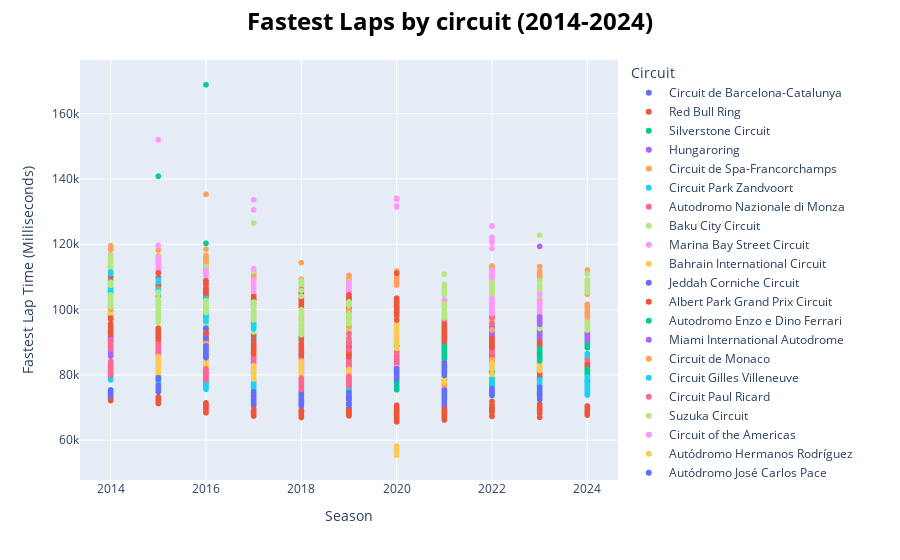

Here is the notebook cell this chart was saved with:
### Markdown cell above
The above graph is good to give an idea of how fast the cars run. We can see that the cars are running slightly faster and that the Red Bull Ring (Austria) is the one with the shortest lap of the calendar. 

In the graph below we can see the fastest lap by driver and filter by circuit using the legend.

IMPORTANT: This is a Plotly graph, it can be seen when downloading the notebook, not in GitHub.

### Code cell
# Filter data
From_Season = 2014
DF = ResultsDF[(ResultsDF["season"] >= From_Season)]

fig = px.scatter(DF, x='season', y='fastestlap.time.in_milliseconds',color='circuit.circuitname',hover_data=['constructor.name','driverid'])

# Update layout
fig.update_layout(xaxis_title="Season",
                  yaxis_title="Fastest Lap Time (Milliseconds)",
                  title_text=f"Fastest Laps by circuit (2014-2024)",
                  title_font=dict(size=24, color='black', weight='bold'), 
                  title_x=0.5,
                  legend_title="Circuit")

# Show the interactive plot
fig.show()

### Figure 1 — Plotly figure (JSON) as saved in the notebook; plotly's stock layout.template omitted (floating-point values rounded to 4 significant figures; data arrays with more than 128 entries replaced by an {"elided": "..."} marker saying what was removed)
{"data": [{"customdata": {"elided": "224x2 str values"}, "hovertemplate": "circuit.circuitname=Circuit de Barcelona-Catalunya<br>season=%{x}<br>fastestlap.time.in_milliseconds=%{y}<br>constructor.name=%{customdata[0]}<br>driverid=%{customdata[1]}<extra></extra>", "legendgroup": "Circuit de Barcelona-Catalunya", "marker": {"color": "#636efa", "symbol": "circle"}, "mode": "markers", "name": "Circuit de Barcelona-Catalunya", "showlegend": true, "type": "scattergl", "x": {"elided": "224 int values"}, "xaxis": "x", "y": {"elided": "224 int values"}, "yaxis": "y"}, {"customdata": {"elided": "264x2 str values"}, "hovertemplate": "circuit.circuitname=Red Bull Ring<br>season=%{x}<br>fastestlap.time.in_milliseconds=%{y}<br>constructor.name=%{customdata[0]}<br>driverid=%{customdata[1]}<extra></extra>", "legendgroup": "Red Bull Ring", "marker": {"color": "#EF553B", "symbol": "circle"}, "mode": "markers", "name": "Red Bull Ring", "showlegend": true, "type": "scattergl", "x": {"elided": "264 int values"}, "xaxis": "x", "y": {"elided": "264 int values"}, "yaxis": "y"}, {"customdata": {"elided": "244x2 str values"}, "hovertemplate": "circuit.circuitname=Silverstone Circuit<br>season=%{x}<br>fastestlap.time.in_milliseconds=%{y}<br>constructor.name=%{customdata[0]}<br>driverid=%{customdata[1]}<extra></extra>", "legendgroup": "Silverstone Circuit", "marker": {"color": "#00cc96", "symbol": "circle"}, "mode": "markers", "name": "Silverstone Circuit", "showlegend": true, "type": "scattergl", "x": {"elided": "244 int values"}, "xaxis": "x", "y": {"elided": "244 int values"}, "yaxis": "y"}, {"customdata": {"elided": "224x2 str values"}, "hovertemplate": "circuit.circuitname=Hungaroring<br>season=%{x}<br>fastestlap.time.in_milliseconds=%{y}<br>constructor.name=%{customdata[0]}<br>driverid=%{customdata[1]}<extra></extra>", "legendgroup": "Hungaroring", "marker": {"color": "#ab63fa", "symbol": "circle"}, "mode": "markers", "name": "Hungaroring", "showlegend": true, "type": "scattergl", "x": {"elided": "224 int values"}, "xaxis": "x", "y": {"elided": "224 int values"}, "yaxis": "y"}, {"customdata": {"elided": "224x2 str values"}, "hovertemplate": "circuit.circuitname=Circuit de Spa-Francorchamps<br>season=%{x}<br>fastestlap.time.in_milliseconds=%{y}<br>constructor.name=%{customdata[0]}<br>driverid=%{customdata[1]}<extra></extra>", "legendgroup": "Circuit de Spa-Francorchamps", "marker": {"color": "#FFA15A", "symbol": "circle"}, "mode": "markers", "name": "Circuit de Spa-Francorchamps", "showlegend": true, "type": "scattergl", "x": {"elided": "224 int values"}, "xaxis": "x", "y": {"elided": "224 int values"}, "yaxis": "y"}, {"customdata": {"elided": "80x2 str values"}, "hovertemplate": "circuit.circuitname=Circuit Park Zandvoort<br>season=%{x}<br>fastestlap.time.in_milliseconds=%{y}<br>constructor.name=%{customdata[0]}<br>driverid=%{customdata[1]}<extra></extra>", "legendgroup": "Circuit Park Zandvoort", "marker": {"color": "#19d3f3", "symbol": "circle"}, "mode": "markers", "name": "Circuit Park Zandvoort", "showlegend": true, "type": "scattergl", "x": [2024, 2024, 2024, 2024, 2024, 2024, 2024, 2024, 2024, 2024, 2024, 2024, 2024, 2024, 2024, 2024, 2024, 2024, 2024, 2024, 2022, 2022, 2022, 2022, 2022, 2022, 2022, 2022, 2022, 2022, 2022, 2022, 2022, 2022, 2022, 2022, 2022, 2022, 2022, 2022, 2023, 2023, 2023, 2023, 2023, 2023, 2023, 2023, 2023, 2023, 2023, 2023, 2023, 2023, 2023, 2023, 2023, 2023, 2023, 2023, 2021, 2021, 2021, 2021, 2021, 2021, 2021, 2021, 2021, 2021, 2021, 2021, 2021, 2021, 2021, 2021, 2021, 2021, 2021, 2021], "xaxis": "x", "y": [73817, 74752, 74585, 74237, 74117, 74587, 73927, 73878, 74855, 74758, 75657, 75222, 75255, 74434, 75390, 75539, 75552, 74954, 75822, 75724, 73652, 73671, 74413, 73854, 74404, 74144, 74706, 74643, 75084, 75043, 75165, 75534, 75233, 74862, 75369, 75940, 75577, 76066, 76844, 77138, 73889, 73837, 74441, 74231, 74934, 73904, 74390, 74468, 74299, 74570, 75171, 74472, 74820, 74698, 76253, 75489, 75124, 75417, 77277, 77399, 73275, 71097, 72549, 74818, 74780, 74323, 75260, 73461, 74675, 74236, 74920, 75611, 73958, 75125, 75442, 75790, 75628, 75927, 75783, 76066], "yaxis": "y"}, {"customdata": {"elided": "225x2 str values"}, "hovertemplate": "circuit.circuitname=Autodromo Nazionale di Monza<br>season=%{x}<br>fastestlap.time.in_milliseconds=%{y}<br>constructor.name=%{customdata[0]}<br>driverid=%{customdata[1]}<extra></extra>", "legendgroup": "Autodromo Nazionale di Monza", "marker": {"color": "#FF6692", "symbol": "circle"}, "mode": "markers", "name": "Autodromo Nazionale di Monza", "showlegend": true, "type": "scattergl", "x": {"elided": "225 int values"}, "xaxis": "x", "y": {"elided": "225 int values"}, "yaxis": "y"}, {"customdata": {"elided": "163x2 str values"}, "hovertemplate": "circuit.circuitname=Baku City Circuit<br>season=%{x}<br>fastestlap.time.in_milliseconds=%{y}<br>constructor.name=%{customdata[0]}<br>driverid=%{customdata[1]}<extra></extra>", "legendgroup": "Baku City Circuit", "marker": {"color": "#B6E880", "symbol": "circle"}, "mode": "markers", "name": "Baku City Circuit", "showlegend": true, "type": "scattergl", "x": {"elided": "163 int values"}, "xaxis": "x", "y": {"elided": "163 int values"}, "yaxis": "y"}, {"customdata": {"elided": "184x2 str values"}, "hovertemplate": "circuit.circuitname=Marina Bay Street Circuit<br>season=%{x}<br>fastestlap.time.in_milliseconds=%{y}<br>constructor.name=%{customdata[0]}<br>driverid=%{customdata[1]}<extra></extra>", "legendgroup": "Marina Bay Street Circuit", "marker": {"color": "#FF97FF", "symbol": "circle"}, "mode": "markers", "name": "Marina Bay Street Circuit", "showlegend": true, "type": "scattergl", "x": {"elided": "184 int values"}, "xaxis": "x", "y": {"elided": "184 int values"}, "yaxis": "y"}, {"customdata": {"elided": "249x2 str values"}, "hovertemplate": "circuit.circuitname=Bahrain International Circuit<br>season=%{x}<br>fastestlap.time.in_milliseconds=%{y}<br>constructor.name=%{customdata[0]}<br>driverid=%{customdata[1]}<extra></extra>", "legendgroup": "Bahrain International Circuit", "marker": {"color": "#FECB52", "symbol": "circle"}, "mode": "markers", "name": "Bahrain International Circuit", "showlegend": true, "type": "scattergl", "x": {"elided": "249 int values"}, "xaxis": "x", "y": {"elided": "249 int values"}, "yaxis": "y"}, {"customdata": {"elided": "86x2 str values"}, "hovertemplate": "circuit.circuitname=Jeddah Corniche Circuit<br>season=%{x}<br>fastestlap.time.in_milliseconds=%{y}<br>constructor.name=%{customdata[0]}<br>driverid=%{customdata[1]}<extra></extra>", "legendgroup": "Jeddah Corniche Circuit", "marker": {"color": "#636efa", "symbol": "circle"}, "mode": "markers", "name": "Jeddah Corniche Circuit", "showlegend": true, "type": "scattergl", "x": [2022, 2022, 2022, 2022, 2022, 2022, 2022, 2022, 2022, 2022, 2022, 2022, 2022, 2022, 2022, 2022, 2022, 2022, 2022, 2022, 2023, 2023, 2023, 2023, 2023, 2023, 2023, 2023, 2023, 2023, 2023, 2023, 2023, 2023, 2023, 2023, 2023, 2023, 2023, 2023, 2024, 2024, 2024, 2024, 2024, 2024, 2024, 2024, 2024, 2024, 2024, 2024, 2024, 2024, 2024, 2024, 2024, 2024, 2024, 2024, 2021, 2021, 2021, 2021, 2021, 2021, 2021, 2021, 2021, 2021, 2021, 2021, 2021, 2021, 2021, 2021, 2021, 2021, 2021, 2021, 2022, 2022, 2022, 2022, 2022, 2022], "xaxis": "x", "y": [91772, 91634, 91905, 92042, 92821, 93103, 92753, 93468, 92779, 92997, 93924, 93651, 94446, 94368, 93979, 93831, 94487, 97530, null, null, 92188, 91906, 92240, 92433, 92941, 92822, 93056, 93222, 93392, 93374, 93931, 93780, 93894, 93609, 94287, 94469, 94122, 94384, 95567, 95140, 91773, 92273, 91632, 92310, 92387, 92254, 92186, 91944, 91746, 92366, 92307, 92338, 93481, 93523, 93026, 93323, 92706, 92208, 95560, null, 90734, 91488, 91408, 91797, 92716, 92297, 91601, 91851, 92865, 91914, 92804, 92751, 91633, 92506, 92778, 94030, 94138, 97043, 96130, 96043, 92821, 93924, 94368, 93979, 93831, 94487], "yaxis": "y"}, {"customdata": {"elided": "184x2 str values"}, "hovertemplate": "circuit.circuitname=Albert Park Grand Prix Circuit<br>season=%{x}<br>fastestlap.time.in_milliseconds=%{y}<br>constructor.name=%{customdata[0]}<br>driverid=%{customdata[1]}<extra></extra>", "legendgroup": "Albert Park Grand Prix Circuit", "marker": {"color": "#EF553B", "symbol": "circle"}, "mode": "markers", "name": "Albert Park Grand Prix Circuit", "showlegend": true, "type": "scattergl", "x": {"elided": "184 int values"}, "xaxis": "x", "y": {"elided": "184 int values"}, "yaxis": "y"}, {"customdata": {"elided": "80x2 str values"}, "hovertemplate": "circuit.circuitname=Autodromo Enzo e Dino Ferrari<br>season=%{x}<br>fastestlap.time.in_milliseconds=%{y}<br>constructor.name=%{customdata[0]}<br>driverid=%{customdata[1]}<extra></extra>", "legendgroup": "Autodromo Enzo e Dino Ferrari", "marker": {"color": "#00cc96", "symbol": "circle"}, "mode": "markers", "name": "Autodromo Enzo e Dino Ferrari", "showlegend": true, "type": "scattergl", "x": [2022, 2022, 2022, 2022, 2022, 2022, 2022, 2022, 2022, 2022, 2022, 2022, 2022, 2022, 2022, 2022, 2022, 2022, 2022, 2022, 2024, 2024, 2024, 2024, 2024, 2024, 2024, 2024, 2024, 2024, 2024, 2024, 2024, 2024, 2024, 2024, 2024, 2024, 2024, 2024, 2020, 2020, 2020, 2020, 2020, 2020, 2020, 2020, 2020, 2020, 2020, 2020, 2020, 2020, 2020, 2020, 2020, 2020, 2020, 2020, 2021, 2021, 2021, 2021, 2021, 2021, 2021, 2021, 2021, 2021, 2021, 2021, 2021, 2021, 2021, 2021, 2021, 2021, 2021, 2021], "xaxis": "x", "y": [78446, 78949, 80903, 80962, 80758, 78574, 80544, 81211, 81238, 81750, 81757, 81713, 81419, 81887, 81286, 81338, 78999, 81577, 99685, null, 80366, 79994, 79935, 79907, 80220, 80331, 78589, 79686, 80570, 80936, 81700, 81009, 81569, 81304, 81016, 81371, 81229, 81455, 79004, 81274, 75484, 75902, 77552, 77666, 78173, 78084, 78118, 78069, 78088, 78794, 78719, 77767, 78360, 78822, 76177, 78811, 77637, 79273, 79606, 80403, 77524, 76702, 78259, 78379, 78490, 79341, 78994, 78782, 79422, 79417, 79396, 78334, 78353, 79470, 79074, 79193, 80402, 88485, 86543, null], "yaxis": "y"}, {"customdata": [["Red Bull", "max_verstappen"], ["Ferrari", "leclerc"], ["Ferrari", "sainz"], ["Red Bull", "perez"], ["Mercedes", "russell"], ["Mercedes", "hamilton"], ["Alfa Romeo", "bottas"], ["Alpine F1 Team", "ocon"], ["Williams", "albon"], ["Aston Martin", "stroll"], ["Alpine F1 Team", "alonso"], ["AlphaTauri", "tsunoda"], ["McLaren", "ricciardo"], ["Williams", "latifi"], ["Haas F1 Team", "mick_schumacher"], ["Haas F1 Team", "kevin_magnussen"], ["Aston Martin", "vettel"], ["AlphaTauri", "gasly"], ["McLaren", "norris"], ["Alfa Romeo", "zhou"], ["Red Bull", "max_verstappen"], ["Red Bull", "perez"], ["Aston Martin", "alonso"], ["Mercedes", "russell"], ["Ferrari", "sainz"], ["Mercedes", "hamilton"], ["Ferrari", "leclerc"], ["Alpine F1 Team", "gasly"], ["Alpine F1 Team", "ocon"], ["Haas F1 Team", "kevin_magnussen"], ["AlphaTauri", "tsunoda"], ["Aston Martin", "stroll"], ["Alfa Romeo", "bottas"], ["Williams", "albon"], ["Haas F1 Team", "hulkenberg"], ["Alfa Romeo", "zhou"], ["McLaren", "norris"], ["AlphaTauri", "de_vries"], ["McLaren", "piastri"], ["Williams", "sargeant"], ["McLaren", "norris"], ["Red Bull", "max_verstappen"], ["Ferrari", "leclerc"], ["Red Bull", "perez"], ["Ferrari", "sainz"], ["Mercedes", "hamilton"], ["RB F1 Team", "tsunoda"], ["Mercedes", "russell"], ["Aston Martin", "alonso"], ["Alpine F1 Team", "ocon"], ["Haas F1 Team", "hulkenberg"], ["Alpine F1 Team", "gasly"], ["McLaren", "piastri"], ["Sauber", "zhou"], ["RB F1 Team", "ricciardo"], ["Sauber", "bottas"], ["Aston Martin", "stroll"], ["Williams", "albon"], ["Haas F1 Team", "kevin_magnussen"], ["Williams", "sargeant"]], "hovertemplate": "circuit.circuitname=Miami International Autodrome<br>season=%{x}<br>fastestlap.time.in_milliseconds=%{y}<br>constructor.name=%{customdata[0]}<br>driverid=%{customdata[1]}<extra></extra>", "legendgroup": "Miami International Autodrome", "marker": {"color": "#ab63fa", "symbol": "circle"}, "mode": "markers", "name": "Miami International Autodrome", "showlegend": true, "type": "scattergl", "x": [2022, 2022, 2022, 2022, 2022, 2022, 2022, 2022, 2022, 2022, 2022, 2022, 2022, 2022, 2022, 2022, 2022, 2022, 2022, 2022, 2023, 2023, 2023, 2023, 2023, 2023, 2023, 2023, 2023, 2023, 2023, 2023, 2023, 2023, 2023, 2023, 2023, 2023, 2023, 2023, 2024, 2024, 2024, 2024, 2024, 2024, 2024, 2024, 2024, 2024, 2024, 2024, 2024, 2024, 2024, 2024, 2024, 2024, 2024, 2024], "xaxis": "x", "y": [91361, 91488, 91790, 91819, 92195, 92941, 93184, 93163, 93447, 93312, 93331, 93035, 93265, 94169, 92528, 93511, 93479, 94487, 93411, 95731, 89708, 90560, 90519, 91015, 91362, 90669, 91434, 91971, 91143, 91691, 91038, 90862, 91838, 91852, 90901, 91736, 92401, 91562, 92006, 92384, 90980, 91261, 91084, 90855, 90928, 91233, 91682, 91921, 91727, 92037, 91941, 92055, 90634, 91991, 92122, 92098, 91588, 90849, 91774, 93452], "yaxis": "y"}, {"customdata": {"elided": "204x2 str values"}, "hovertemplate": "circuit.circuitname=Circuit de Monaco<br>season=%{x}<br>fastestlap.time.in_milliseconds=%{y}<br>constructor.name=%{customdata[0]}<br>driverid=%{customdata[1]}<extra></extra>", "legendgroup": "Circuit de Monaco", "marker": {"color": "#FFA15A", "symbol": "circle"}, "mode": "markers", "name": "Circuit de Monaco", "showlegend": true, "type": "scattergl", "x": {"elided": "204 int values"}, "xaxis": "x", "y": {"elided": "204 int values"}, "yaxis": "y"}, {"customdata": {"elided": "184x2 str values"}, "hovertemplate": "circuit.circuitname=Circuit Gilles Villeneuve<br>season=%{x}<br>fastestlap.time.in_milliseconds=%{y}<br>constructor.name=%{customdata[0]}<br>driverid=%{customdata[1]}<extra></extra>", "legendgroup": "Circuit Gilles Villeneuve", "marker": {"color": "#19d3f3", "symbol": "circle"}, "mode": "markers", "name": "Circuit Gilles Villeneuve", "showlegend": true, "type": "scattergl", "x": {"elided": "184 int values"}, "xaxis": "x", "y": {"elided": "184 int values"}, "yaxis": "y"}, {"customdata": {"elided": "80x2 str values"}, "hovertemplate": "circuit.circuitname=Circuit Paul Ricard<br>season=%{x}<br>fastestlap.time.in_milliseconds=%{y}<br>constructor.name=%{customdata[0]}<br>driverid=%{customdata[1]}<extra></extra>", "legendgroup": "Circuit Paul Ricard", "marker": {"color": "#FF6692", "symbol": "circle"}, "mode": "markers", "name": "Circuit Paul Ricard", "showlegend": true, "type": "scattergl", "x": [2022, 2022, 2022, 2022, 2022, 2022, 2022, 2022, 2022, 2022, 2022, 2022, 2022, 2022, 2022, 2022, 2022, 2022, 2022, 2022, 2018, 2018, 2018, 2018, 2018, 2018, 2018, 2018, 2018, 2018, 2018, 2018, 2018, 2018, 2018, 2018, 2018, 2018, 2018, 2018, 2019, 2019, 2019, 2019, 2019, 2019, 2019, 2019, 2019, 2019, 2019, 2019, 2019, 2019, 2019, 2019, 2019, 2019, 2019, 2019, 2021, 2021, 2021, 2021, 2021, 2021, 2021, 2021, 2021, 2021, 2021, 2021, 2021, 2021, 2021, 2021, 2021, 2021, 2021, 2021], "xaxis": "x", "y": [97491, 97668, 97548, 97780, 95781, 98160, 99037, 98684, 99133, 99185, 99044, 98786, 99199, 97963, 99068, 99368, 99650, 99265, 98088, 100216, 94509, 94275, 94398, 95382, 94485, 95425, 94225, 95638, 95873, 95977, 95695, 96675, 96494, 96839, 98300, 95133, 98319, 98319, null, null, 92764, 93586, 93828, 94162, 92740, 94561, 94873, 94950, 94754, 95197, 95150, 95014, 94924, 95225, 95029, 95115, 95692, 96608, 95830, 95691, 96404, 97410, 96693, 96960, 97425, 98324, 98103, 97646, 97138, 97828, 98931, 98314, 98980, 98645, 98702, 97681, 97992, 98313, 98847, 99317], "yaxis": "y"}, {"customdata": {"elided": "184x2 str values"}, "hovertemplate": "circuit.circuitname=Suzuka Circuit<br>season=%{x}<br>fastestlap.time.in_milliseconds=%{y}<br>constructor.name=%{customdata[0]}<br>driverid=%{customdata[1]}<extra></extra>", "legendgroup": "Suzuka Circuit", "marker": {"color": "#B6E880", "symbol": "circle"}, "mode": "markers", "name": "Suzuka Circuit", "showlegend": true, "type": "scattergl", "x": {"elided": "184 int values"}, "xaxis": "x", "y": {"elided": "184 int values"}, "yaxis": "y"}, {"customdata": {"elided": "180x2 str values"}, "hovertemplate": "circuit.circuitname=Circuit of the Americas<br>season=%{x}<br>fastestlap.time.in_milliseconds=%{y}<br>constructor.name=%{customdata[0]}<br>driverid=%{customdata[1]}<extra></extra>", "legendgroup": "Circuit of the Americas", "marker": {"color": "#FF97FF", "symbol": "circle"}, "mode": "markers", "name": "Circuit of the Americas", "showlegend": true, "type": "scattergl", "x": {"elided": "180 int values"}, "xaxis": "x", "y": {"elided": "180 int values"}, "yaxis": "y"}, {"customdata": {"elided": "162x2 str values"}, "hovertemplate": "circuit.circuitname=Autódromo Hermanos Rodríguez<br>season=%{x}<br>fastestlap.time.in_milliseconds=%{y}<br>constructor.name=%{customdata[0]}<br>driverid=%{customdata[1]}<extra></extra>", "legendgroup": "Autódromo Hermanos Rodríguez", "marker": {"color": "#FECB52", "symbol": "circle"}, "mode": "markers", "name": "Autódromo Hermanos Rodríguez", "showlegend": true, "type": "scattergl", "x": {"elided": "162 int values"}, "xaxis": "x", "y": {"elided": "162 int values"}, "yaxis": "y"}, {"customdata": {"elided": "180x2 str values"}, "hovertemplate": "circuit.circuitname=Autódromo José Carlos Pace<br>season=%{x}<br>fastestlap.time.in_milliseconds=%{y}<br>constructor.name=%{customdata[0]}<br>driverid=%{customdata[1]}<extra></extra>", "legendgroup": "Autódromo José Carlos Pace", "marker": {"color": "#636efa", "symbol": "circle"}, "mode": "markers", "name": "Autódromo José Carlos Pace", "showlegend": true, "type": "scattergl", "x": {"elided": "180 int values"}, "xaxis": "x", "y": {"elided": "180 int values"}, "yaxis": "y"}, {"customdata": {"elided": "202x2 str values"}, "hovertemplate": "circuit.circuitname=Yas Marina Circuit<br>season=%{x}<br>fastestlap.time.in_milliseconds=%{y}<br>constructor.name=%{customdata[0]}<br>driverid=%{customdata[1]}<extra></extra>", "legendgroup": "Yas Marina Circuit", "marker": {"color": "#EF553B", "symbol": "circle"}, "mode": "markers", "name": "Yas Marina Circuit", "showlegend": true, "type": "scattergl", "x": {"elided": "202 int values"}, "xaxis": "x", "y": {"elided": "202 int values"}, "yaxis": "y"}, {"customdata": [["Red Bull", "max_verstappen"], ["McLaren", "piastri"], ["McLaren", "norris"], ["Mercedes", "russell"], ["Ferrari", "leclerc"], ["Aston Martin", "alonso"], ["Alpine F1 Team", "ocon"], ["Alfa Romeo", "bottas"], ["Alfa Romeo", "zhou"], ["Red Bull", "perez"], ["Aston Martin", "stroll"], ["Alpine F1 Team", "gasly"], ["Williams", "albon"], ["Haas F1 Team", "kevin_magnussen"], ["AlphaTauri", "tsunoda"], ["Haas F1 Team", "hulkenberg"], ["AlphaTauri", "lawson"], ["Williams", "sargeant"], ["Mercedes", "hamilton"], ["Ferrari", "sainz"], ["Mercedes", "hamilton"], ["Red Bull", "max_verstappen"], ["Alpine F1 Team", "alonso"], ["Red Bull", "perez"], ["Alpine F1 Team", "ocon"], ["Aston Martin", "stroll"], ["Ferrari", "sainz"], ["Ferrari", "leclerc"], ["McLaren", "norris"], ["Aston Martin", "vettel"], ["AlphaTauri", "gasly"], ["McLaren", "ricciardo"], ["AlphaTauri", "tsunoda"], ["Alfa Romeo", "raikkonen"], ["Alfa Romeo", "giovinazzi"], ["Haas F1 Team", "mick_schumacher"], ["Williams", "russell"], ["Haas F1 Team", "mazepin"], ["Williams", "latifi"], ["Mercedes", "bottas"]], "hovertemplate": "circuit.circuitname=Losail International Circuit<br>season=%{x}<br>fastestlap.time.in_milliseconds=%{y}<br>constructor.name=%{customdata[0]}<br>driverid=%{customdata[1]}<extra></extra>", "legendgroup": "Losail International Circuit", "marker": {"color": "#00cc96", "symbol": "circle"}, "mode": "markers", "name": "Losail International Circuit", "showlegend": true, "type": "scattergl", "x": [2023, 2023, 2023, 2023, 2023, 2023, 2023, 2023, 2023, 2023, 2023, 2023, 2023, 2023, 2023, 2023, 2023, 2023, 2023, 2023, 2021, 2021, 2021, 2021, 2021, 2021, 2021, 2021, 2021, 2021, 2021, 2021, 2021, 2021, 2021, 2021, 2021, 2021, 2021, 2021], "xaxis": "x", "y": [84319, 84921, 84842, 85770, 84992, 86045, 86450, 86652, 86323, 86220, 86352, 86310, 86666, 87067, 87174, 86489, 87113, 87983, null, null, 85084, 83196, 86682, 85613, 87061, 87356, 86570, 86555, 85746, 86434, 87019, 87198, 87043, 86358, 87823, 88412, 85768, 87340, 88732, 87246], "yaxis": "y"}, {"customdata": [["Red Bull", "max_verstappen"], ["Ferrari", "leclerc"], ["Red Bull", "perez"], ["Alpine F1 Team", "ocon"], ["Aston Martin", "stroll"], ["Ferrari", "sainz"], ["Mercedes", "hamilton"], ["Mercedes", "russell"], ["Aston Martin", "alonso"], ["McLaren", "piastri"], ["Alpine F1 Team", "gasly"], ["Williams", "albon"], ["Haas F1 Team", "kevin_magnussen"], ["AlphaTauri", "ricciardo"], ["Alfa Romeo", "zhou"], ["Williams", "sargeant"], ["Alfa Romeo", "bottas"], ["AlphaTauri", "tsunoda"], ["Haas F1 Team", "hulkenberg"], ["McLaren", "norris"]], "hovertemplate": "circuit.circuitname=Las Vegas Strip Street Circuit<br>season=%{x}<br>fastestlap.time.in_milliseconds=%{y}<br>constructor.name=%{customdata[0]}<br>driverid=%{customdata[1]}<extra></extra>", "legendgroup": "Las Vegas Strip Street Circuit", "marker": {"color": "#ab63fa", "symbol": "circle"}, "mode": "markers", "name": "Las Vegas Strip Street Circuit", "showlegend": true, "type": "scattergl", "x": [2023, 2023, 2023, 2023, 2023, 2023, 2023, 2023, 2023, 2023, 2023, 2023, 2023, 2023, 2023, 2023, 2023, 2023, 2023, 2023], "xaxis": "x", "y": [95614, 95669, 95939, 96637, 96584, 95984, 95716, 96071, 96559, 95490, 96913, 97357, 97455, 97108, 97375, 97740, 97562, 97587, 97565, 119327], "yaxis": "y"}, {"customdata": {"elided": "144x2 str values"}, "hovertemplate": "circuit.circuitname=Shanghai International Circuit<br>season=%{x}<br>fastestlap.time.in_milliseconds=%{y}<br>constructor.name=%{customdata[0]}<br>driverid=%{customdata[1]}<extra></extra>", "legendgroup": "Shanghai International Circuit", "marker": {"color": "#FFA15A", "symbol": "circle"}, "mode": "markers", "name": "Shanghai International Circuit", "showlegend": true, "type": "scattergl", "x": {"elided": "144 int values"}, "xaxis": "x", "y": {"elided": "144 int values"}, "yaxis": "y"}, {"customdata": {"elided": "84x2 str values"}, "hovertemplate": "circuit.circuitname=Sepang International Circuit<br>season=%{x}<br>fastestlap.time.in_milliseconds=%{y}<br>constructor.name=%{customdata[0]}<br>driverid=%{customdata[1]}<extra></extra>", "legendgroup": "Sepang International Circuit", "marker": {"color": "#19d3f3", "symbol": "circle"}, "mode": "markers", "name": "Sepang International Circuit", "showlegend": true, "type": "scattergl", "x": [2014, 2014, 2014, 2014, 2014, 2014, 2014, 2014, 2014, 2014, 2014, 2014, 2014, 2014, 2014, 2014, 2014, 2014, 2014, 2014, 2014, 2014, 2015, 2015, 2015, 2015, 2015, 2015, 2015, 2015, 2015, 2015, 2015, 2015, 2015, 2015, 2015, 2015, 2015, 2015, 2015, 2015, 2016, 2016, 2016, 2016, 2016, 2016, 2016, 2016, 2016, 2016, 2016, 2016, 2016, 2016, 2016, 2016, 2016, 2016, 2016, 2016, 2016, 2016, 2017, 2017, 2017, 2017, 2017, 2017, 2017, 2017, 2017, 2017, 2017, 2017, 2017, 2017, 2017, 2017, 2017, 2017, 2017, 2017], "xaxis": "x", "y": [103066, 103960, 104289, 104165, 105982, 106039, 104897, 105475, 105373, 106695, 106224, 105129, 107753, 107500, 108249, 104675, 107782, 108040, 108527, 111473, 110929, null, 103648, 103125, 102062, 104124, 104088, 103990, 104579, 105507, 104514, 105312, 104812, 103902, 105345, 104822, 109040, 105070, 106056, 108460, 108760, null, 97449, 97376, 96424, 97466, 99199, 99328, 98291, 97793, 98740, 99350, 99243, 99781, 99920, 99798, 99653, 101467, 100490, 98595, 101775, 103379, 102142, null, 94467, 94452, 94770, 94080, 95284, 95591, 95931, 96627, 96944, 97075, 96501, 97192, 95796, 97170, 97186, 94266, 96395, 96630, 98123, null], "yaxis": "y"}, {"customdata": {"elided": "84x2 str values"}, "hovertemplate": "circuit.circuitname=Hockenheimring<br>season=%{x}<br>fastestlap.time.in_milliseconds=%{y}<br>constructor.name=%{customdata[0]}<br>driverid=%{customdata[1]}<extra></extra>", "legendgroup": "Hockenheimring", "marker": {"color": "#FF6692", "symbol": "circle"}, "mode": "markers", "name": "Hockenheimring", "showlegend": true, "type": "scattergl", "x": [2014, 2014, 2014, 2014, 2014, 2014, 2014, 2014, 2014, 2014, 2014, 2014, 2014, 2014, 2014, 2014, 2014, 2014, 2014, 2014, 2014, 2014, 2016, 2016, 2016, 2016, 2016, 2016, 2016, 2016, 2016, 2016, 2016, 2016, 2016, 2016, 2016, 2016, 2016, 2016, 2016, 2016, 2016, 2016, 2018, 2018, 2018, 2018, 2018, 2018, 2018, 2018, 2018, 2018, 2018, 2018, 2018, 2018, 2018, 2018, 2018, 2018, 2018, 2018, 2019, 2019, 2019, 2019, 2019, 2019, 2019, 2019, 2019, 2019, 2019, 2019, 2019, 2019, 2019, 2019, 2019, 2019, 2019, 2019], "xaxis": "x", "y": [81298, 81494, 79908, 81545, 80548, 80846, 82098, 81346, 80224, 80752, 81338, 82305, 81876, 82008, 82522, 82866, 83035, 83230, 82529, 82179, 84137, null, 78746, 78442, 78910, 79122, 78710, 79572, 80056, 79781, 80442, 79606, 79883, 80132, 80250, 79957, 79585, 81649, 80710, 81212, 81127, 81845, 81420, 81476, 75545, 75721, 75990, 75852, 77910, 76716, 77867, 77941, 77745, 77681, 77697, 77430, 77537, 77762, 77852, 77741, 78861, 77290, 78934, 78262, 76645, 76794, 77708, 77831, 77841, 77850, 77746, 77507, 78811, 79062, 77485, 79563, 79300, 77495, 78272, 89576, 87697, 91081, 92654, null], "yaxis": "y"}, {"customdata": {"elided": "163x2 str values"}, "hovertemplate": "circuit.circuitname=Sochi Autodrom<br>season=%{x}<br>fastestlap.time.in_milliseconds=%{y}<br>constructor.name=%{customdata[0]}<br>driverid=%{customdata[1]}<extra></extra>", "legendgroup": "Sochi Autodrom", "marker": {"color": "#B6E880", "symbol": "circle"}, "mode": "markers", "name": "Sochi Autodrom", "showlegend": true, "type": "scattergl", "x": {"elided": "163 int values"}, "xaxis": "x", "y": {"elided": "163 int values"}, "yaxis": "y"}, {"customdata": [["Mercedes", "hamilton"], ["Mercedes", "bottas"], ["Red Bull", "albon"], ["Renault", "ricciardo"], ["Racing Point", "perez"], ["McLaren", "norris"], ["AlphaTauri", "kvyat"], ["Ferrari", "leclerc"], ["Alfa Romeo", "raikkonen"], ["Ferrari", "vettel"], ["Williams", "russell"], ["Haas F1 Team", "grosjean"], ["Racing Point", "stroll"], ["Renault", "ocon"], ["Williams", "latifi"], ["Haas F1 Team", "kevin_magnussen"], ["Alfa Romeo", "giovinazzi"], ["McLaren", "sainz"], ["Red Bull", "max_verstappen"], ["AlphaTauri", "gasly"]], "hovertemplate": "circuit.circuitname=Autodromo Internazionale del Mugello<br>season=%{x}<br>fastestlap.time.in_milliseconds=%{y}<br>constructor.name=%{customdata[0]}<br>driverid=%{customdata[1]}<extra></extra>", "legendgroup": "Autodromo Internazionale del Mugello", "marker": {"color": "#FF97FF", "symbol": "circle"}, "mode": "markers", "name": "Autodromo Internazionale del Mugello", "showlegend": true, "type": "scattergl", "x": [2020, 2020, 2020, 2020, 2020, 2020, 2020, 2020, 2020, 2020, 2020, 2020, 2020, 2020, 2020, 2020, 2020, 2020, 2020, 2020], "xaxis": "x", "y": [78833, 79432, 80039, 80426, 80632, 81198, 81458, 81229, 81164, 81202, 81645, 82263, 82068, 131793, 131365, 133812, 133809, 134103, null, null], "yaxis": "y"}, {"customdata": [["Mercedes", "hamilton"], ["Red Bull", "max_verstappen"], ["Renault", "ricciardo"], ["Racing Point", "perez"], ["McLaren", "sainz"], ["AlphaTauri", "gasly"], ["Ferrari", "leclerc"], ["Racing Point", "hulkenberg"], ["Haas F1 Team", "grosjean"], ["Alfa Romeo", "giovinazzi"], ["Ferrari", "vettel"], ["Alfa Romeo", "raikkonen"], ["Haas F1 Team", "kevin_magnussen"], ["Williams", "latifi"], ["AlphaTauri", "kvyat"], ["McLaren", "norris"], ["Red Bull", "albon"], ["Renault", "ocon"], ["Mercedes", "bottas"], ["Williams", "russell"]], "hovertemplate": "circuit.circuitname=Nürburgring<br>season=%{x}<br>fastestlap.time.in_milliseconds=%{y}<br>constructor.name=%{customdata[0]}<br>driverid=%{customdata[1]}<extra></extra>", "legendgroup": "Nürburgring", "marker": {"color": "#FECB52", "symbol": "circle"}, "mode": "markers", "name": "Nürburgring", "showlegend": true, "type": "scattergl", "x": [2020, 2020, 2020, 2020, 2020, 2020, 2020, 2020, 2020, 2020, 2020, 2020, 2020, 2020, 2020, 2020, 2020, 2020, 2020, 2020], "xaxis": "x", "y": [88145, 88139, 89584, 89700, 90129, 90110, 90712, 90733, 91562, 90909, 90408, 90512, 90456, 91377, 92214, 92328, 92330, 93189, 91884, 94526], "yaxis": "y"}, {"customdata": [["Mercedes", "hamilton"], ["Mercedes", "bottas"], ["Red Bull", "max_verstappen"], ["Ferrari", "leclerc"], ["AlphaTauri", "gasly"], ["McLaren", "sainz"], ["Racing Point", "perez"], ["Renault", "ocon"], ["Renault", "ricciardo"], ["Ferrari", "vettel"], ["Alfa Romeo", "raikkonen"], ["Red Bull", "albon"], ["McLaren", "norris"], ["Williams", "russell"], ["Alfa Romeo", "giovinazzi"], ["Haas F1 Team", "kevin_magnussen"], ["Haas F1 Team", "grosjean"], ["Williams", "latifi"], ["AlphaTauri", "kvyat"], ["Racing Point", "stroll"], ["Mercedes", "hamilton"], ["Red Bull", "max_verstappen"], ["Mercedes", "bottas"], ["Red Bull", "perez"], ["McLaren", "norris"], ["Ferrari", "leclerc"], ["Alpine F1 Team", "ocon"], ["Alpine F1 Team", "alonso"], ["McLaren", "ricciardo"], ["AlphaTauri", "gasly"], ["Ferrari", "sainz"], ["Alfa Romeo", "giovinazzi"], ["Aston Martin", "vettel"], ["Aston Martin", "stroll"], ["AlphaTauri", "tsunoda"], ["Williams", "russell"], ["Haas F1 Team", "mick_schumacher"], ["Williams", "latifi"], ["Haas F1 Team", "mazepin"], ["Alfa Romeo", "raikkonen"]], "hovertemplate": "circuit.circuitname=Autódromo Internacional do Algarve<br>season=%{x}<br>fastestlap.time.in_milliseconds=%{y}<br>constructor.name=%{customdata[0]}<br>driverid=%{customdata[1]}<extra></extra>", "legendgroup": "Autódromo Internacional do Algarve", "marker": {"color": "#636efa", "symbol": "circle"}, "mode": "markers", "name": "Autódromo Internacional do Algarve", "showlegend": true, "type": "scattergl", "x": [2020, 2020, 2020, 2020, 2020, 2020, 2020, 2020, 2020, 2020, 2020, 2020, 2020, 2020, 2020, 2020, 2020, 2020, 2020, 2020, 2021, 2021, 2021, 2021, 2021, 2021, 2021, 2021, 2021, 2021, 2021, 2021, 2021, 2021, 2021, 2021, 2021, 2021, 2021, 2021], "xaxis": "x", "y": [78750, 79345, 79854, 80408, 80551, 80268, 80802, 80859, 80906, 80731, 81058, 79890, 79360, 80882, 81893, 81460, 81664, 81859, 80449, 81694, 80933, 80695, 79865, 80643, 81696, 81496, 81886, 81032, 81987, 82014, 82325, 82167, 82416, 81970, 82058, 82654, 82755, 83155, 83641, null], "yaxis": "y"}, {"customdata": [["Mercedes", "hamilton"], ["Racing Point", "perez"], ["Ferrari", "vettel"], ["Ferrari", "leclerc"], ["McLaren", "sainz"], ["Red Bull", "max_verstappen"], ["Red Bull", "albon"], ["McLaren", "norris"], ["Racing Point", "stroll"], ["Renault", "ricciardo"], ["Renault", "ocon"], ["AlphaTauri", "kvyat"], ["AlphaTauri", "gasly"], ["Mercedes", "bottas"], ["Alfa Romeo", "raikkonen"], ["Williams", "russell"], ["Haas F1 Team", "kevin_magnussen"], ["Haas F1 Team", "grosjean"], ["Williams", "latifi"], ["Alfa Romeo", "giovinazzi"], ["Mercedes", "bottas"], ["Red Bull", "max_verstappen"], ["Red Bull", "perez"], ["Ferrari", "leclerc"], ["Mercedes", "hamilton"], ["AlphaTauri", "gasly"], ["McLaren", "norris"], ["Ferrari", "sainz"], ["Aston Martin", "stroll"], ["Alpine F1 Team", "ocon"], ["Alfa Romeo", "giovinazzi"], ["Alfa Romeo", "raikkonen"], ["McLaren", "ricciardo"], ["AlphaTauri", "tsunoda"], ["Williams", "russell"], ["Alpine F1 Team", "alonso"], ["Williams", "latifi"], ["Aston Martin", "vettel"], ["Haas F1 Team", "mick_schumacher"], ["Haas F1 Team", "mazepin"]], "hovertemplate": "circuit.circuitname=Istanbul Park<br>season=%{x}<br>fastestlap.time.in_milliseconds=%{y}<br>constructor.name=%{customdata[0]}<br>driverid=%{customdata[1]}<extra></extra>", "legendgroup": "Istanbul Park", "marker": {"color": "#EF553B", "symbol": "circle"}, "mode": "markers", "name": "Istanbul Park", "showlegend": true, "type": "scattergl", "x": [2020, 2020, 2020, 2020, 2020, 2020, 2020, 2020, 2020, 2020, 2020, 2020, 2020, 2020, 2020, 2020, 2020, 2020, 2020, 2020, 2021, 2021, 2021, 2021, 2021, 2021, 2021, 2021, 2021, 2021, 2021, 2021, 2021, 2021, 2021, 2021, 2021, 2021, 2021, 2021], "xaxis": "x", "y": [99413, 100392, 99662, 99961, 98754, 98431, 99099, 96806, 99921, 100677, 101006, 101019, 99586, 98193, 99743, 100814, 100948, 103281, 103495, 111122, 90432, 92759, 92459, 92737, 92763, 92814, 92446, 91921, 92608, 94584, 92904, 92586, 93255, 92844, 93399, 93252, 93672, 92730, 94209, 95438], "yaxis": "y"}], "layout": {"legend": {"title": {"text": "Circuit"}, "tracegroupgap": 0}, "margin": {"t": 60}, "title": {"font": {"color": "black", "size": 24, "weight": "bold"}, "text": "Fastest Laps by circuit (2014-2024)", "x": 0.5}, "xaxis": {"anchor": "y", "domain": [0, 1], "title": {"text": "Season"}}, "yaxis": {"anchor": "x", "domain": [0, 1], "title": {"text": "Fastest Lap Time (Milliseconds)"}}}}
